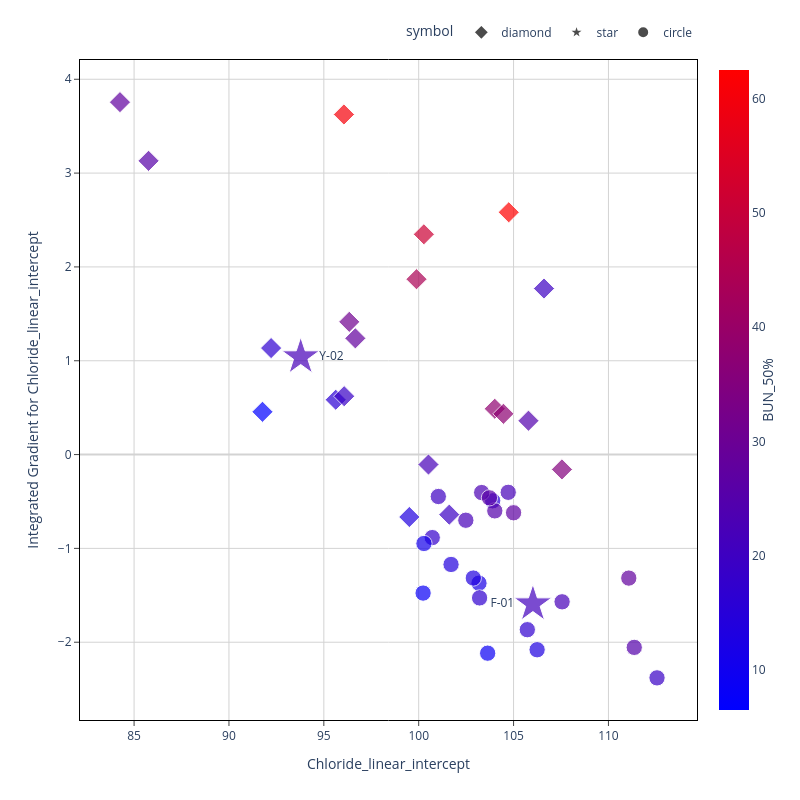

Write notebook code for a chart like this one.
### Markdown cell above
## only narrative cases are labled and the values are set to the feature values not the standard scalars

### Code cell
feature_combinations = [[1,2], [1,3], [1,4], 
                        [2,1], [2,3], [2,4], 
                        [3,1], [3,2], [3,4],
                        [4,1], [4,2], [4,3]]

for combo in feature_combinations: 
    a, b = combo
    feat_1 = feature_order[::-1].iloc[a-1]
    feat_2 = feature_order[::-1].iloc[b-1]
    
    
    fig=px.scatter(x = inputData[feat_1], y = IGtable_labeled[feat_1], 
                     text= IGtable_labeled['label'], 
                     color = inputData[feat_2],
                     symbol = IGtable_labeled['Shape'], size = IGtable_labeled['size'],
                     symbol_sequence = IGtable_labeled['Shape'].unique().tolist()
                    )
    fig.update_traces(textposition = text_pos(IGtable_labeled, feat_1))



    fig.update_layout(
        plot_bgcolor='white',
        autosize=False,
        width=800,
        height=800,
        coloraxis = {'colorscale':'Bluered'},
        xaxis_title = feat_1,
        yaxis_title = "Integrated Gradient for " + feat_1,
        font=dict(size=12),
        legend = dict(orientation = 'h', yanchor = 'bottom', y= 1.02, xanchor = 'right', x = 1)
    )

    fig.update_xaxes(
        zeroline=True,
        zerolinecolor='lightgrey',
        mirror=True,
        ticks='outside',
        showline=True,
        linecolor='black',
        gridcolor='lightgrey'
        )

    fig.update_yaxes(
        zeroline=True,
        zerolinecolor='lightgrey',
        mirror=True,
        ticks='outside',
        showline=True,
        linecolor='black',
        gridcolor='lightgrey'
    )

    fig.update_coloraxes(colorbar_showticklabels=True,
                        colorbar_title=dict(text=feat_2,side = "right"),
                        cmin = inputData[feat_2].min(), cmax = inputData[feat_2].max())

    fig.show()

### Figure 1 — Plotly figure (JSON) as saved in the notebook; plotly's stock layout.template omitted (floating-point values rounded to 4 significant figures)
{"data": [{"hovertemplate": "symbol=diamond<br>x=%{x}<br>y=%{y}<br>size=%{marker.size}<br>text=%{text}<br>color=%{marker.color}<extra></extra>", "legendgroup": "diamond", "marker": {"color": [19.5, 35, 38, 31, 25.5, 44, 13.5, 20, 28, 62.5, 51, 16.5, 16, 60.5, 19, 22, 24.5, 6.5, 27.5, 37.5], "coloraxis": "coloraxis", "size": [2, 2, 2, 2, 2, 2, 2, 2, 2, 2, 2, 2, 2, 2, 2, 2, 2, 2, 2, 2], "sizemode": "area", "sizeref": 0.015, "symbol": "diamond"}, "mode": "markers+text", "name": "diamond", "orientation": "v", "showlegend": true, "text": [null, null, null, null, null, null, null, null, null, null, null, null, null, null, null, null, null, null, null, null], "textposition": ["middle right", "middle left", "middle right", "middle left", "middle right", "middle left", "middle right", "middle left", "middle right", "middle left", "middle right", "middle left", "middle right", "middle left", "middle right", "middle left", "middle right", "middle left", "middle right", "middle left", "middle right", "middle left", "middle right", "middle left", "middle right", "middle left", "middle right", "middle left", "middle right", "middle left", "middle right", "middle left", "middle right", "middle left", "middle right", "middle left", "middle right", "middle left", "middle right", "middle left", "middle right", "middle left", "middle right", "middle left"], "type": "scatter", "x": [101.6, 107.5, 104.0, 96.34, 85.76, 99.88, 99.5, 106.6, 96.66, 104.7, 100.3, 92.22, 95.63, 96.06, 96.07, 100.5, 105.8, 91.77, 84.26, 104.5], "xaxis": "x", "y": [-0.6404, -0.1581, 0.4885, 1.414, 3.131, 1.869, -0.6654, 1.77, 1.239, 2.582, 2.348, 1.135, 0.5843, 3.625, 0.622, -0.1061, 0.3606, 0.456, 3.756, 0.4343], "yaxis": "y"}, {"hovertemplate": "symbol=star<br>x=%{x}<br>y=%{y}<br>size=%{marker.size}<br>text=%{text}<br>color=%{marker.color}<extra></extra>", "legendgroup": "star", "marker": {"color": [22, 21], "coloraxis": "coloraxis", "size": [6, 6], "sizemode": "area", "sizeref": 0.015, "symbol": "star"}, "mode": "markers+text", "name": "star", "orientation": "v", "showlegend": true, "text": ["Y-02", "F-01"], "textposition": ["middle right", "middle left", "middle right", "middle left", "middle right", "middle left", "middle right", "middle left", "middle right", "middle left", "middle right", "middle left", "middle right", "middle left", "middle right", "middle left", "middle right", "middle left", "middle right", "middle left", "middle right", "middle left", "middle right", "middle left", "middle right", "middle left", "middle right", "middle left", "middle right", "middle left", "middle right", "middle left", "middle right", "middle left", "middle right", "middle left", "middle right", "middle left", "middle right", "middle left", "middle right", "middle left", "middle right", "middle left"], "type": "scatter", "x": [93.78, 106.0], "xaxis": "x", "y": [1.041, -1.593], "yaxis": "y"}, {"hovertemplate": "symbol=circle<br>x=%{x}<br>y=%{y}<br>size=%{marker.size}<br>text=%{text}<br>color=%{marker.color}<extra></extra>", "legendgroup": "circle", "marker": {"color": [27, 28, 14, 18, 22, 22, 17, 12, 15, 20, 23, 22, 9, 8.5, 13, 25, 13.5, 11, 17, 19, 25, 26], "coloraxis": "coloraxis", "size": [2, 2, 2, 2, 2, 2, 2, 2, 2, 2, 2, 2, 2, 2, 2, 2, 2, 2, 2, 2, 2, 2], "sizemode": "area", "sizeref": 0.015, "symbol": "circle"}, "mode": "markers+text", "name": "circle", "orientation": "v", "showlegend": true, "text": [null, null, null, null, null, null, null, null, null, null, null, null, null, null, null, null, null, null, null, null, null, null], "textposition": ["middle right", "middle left", "middle right", "middle left", "middle right", "middle left", "middle right", "middle left", "middle right", "middle left", "middle right", "middle left", "middle right", "middle left", "middle right", "middle left", "middle right", "middle left", "middle right", "middle left", "middle right", "middle left", "middle right", "middle left", "middle right", "middle left", "middle right", "middle left", "middle right", "middle left", "middle right", "middle left", "middle right", "middle left", "middle right", "middle left", "middle right", "middle left", "middle right", "middle left", "middle right", "middle left", "middle right", "middle left"], "type": "scatter", "x": [105, 111.1, 101.7, 100.7, 107.6, 102.5, 105.7, 103.2, 103.9, 101.0, 103.3, 104.7, 103.6, 100.2, 106.2, 111.4, 102.9, 100.3, 103.2, 112.6, 104.0, 103.7], "xaxis": "x", "y": [-0.6203, -1.317, -1.171, -0.8849, -1.569, -0.7, -1.867, -1.37, -0.4928, -0.4469, -0.4048, -0.4024, -2.117, -1.476, -2.08, -2.055, -1.316, -0.9479, -1.528, -2.38, -0.6001, -0.4612], "yaxis": "y"}], "layout": {"autosize": false, "coloraxis": {"cmax": 62.5, "cmin": 6.5, "colorbar": {"showticklabels": true, "title": {"side": "right", "text": "BUN_50%"}}, "colorscale": [[0, "rgb(0,0,255)"], [1, "rgb(255,0,0)"]]}, "font": {"size": 12}, "height": 800, "legend": {"itemsizing": "constant", "orientation": "h", "title": {"text": "symbol"}, "tracegroupgap": 0, "x": 1, "xanchor": "right", "y": 1.02, "yanchor": "bottom"}, "margin": {"t": 60}, "plot_bgcolor": "white", "width": 800, "xaxis": {"anchor": "y", "domain": [0, 1], "gridcolor": "lightgrey", "linecolor": "black", "mirror": true, "showline": true, "ticks": "outside", "title": {"text": "Chloride_linear_intercept"}, "zeroline": true, "zerolinecolor": "lightgrey"}, "yaxis": {"anchor": "x", "domain": [0, 1], "gridcolor": "lightgrey", "linecolor": "black", "mirror": true, "showline": true, "ticks": "outside", "title": {"text": "Integrated Gradient for Chloride_linear_intercept"}, "zeroline": true, "zerolinecolor": "lightgrey"}}}
